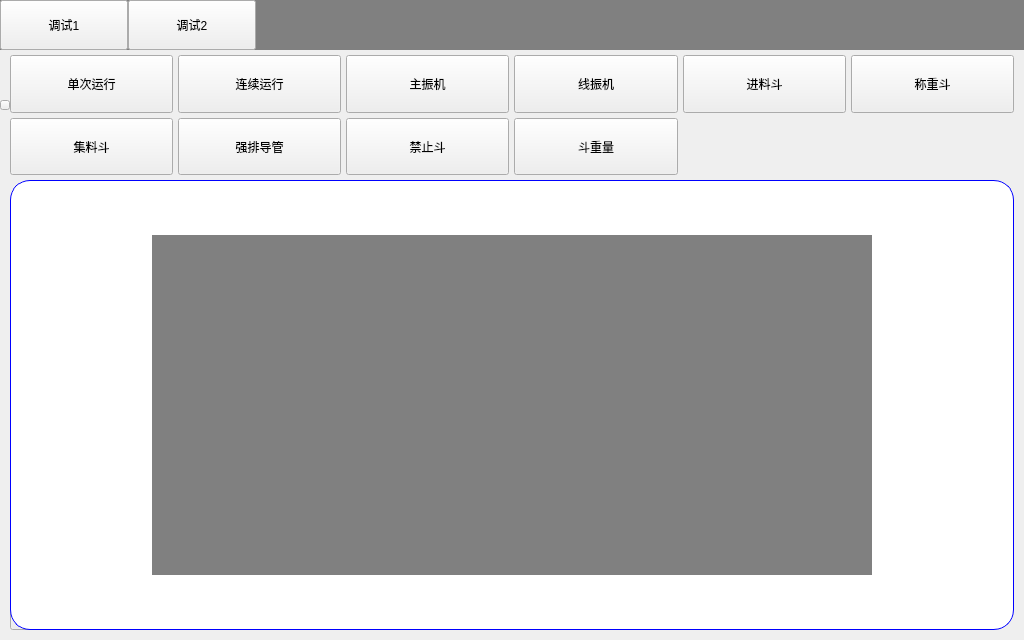
<?xml version="1.0" encoding="UTF-8"?>
<ui version="4.0">
 <class>FormMenuDebug</class>
 <widget class="QWidget" name="FormMenuDebug">
  <property name="geometry">
   <rect>
    <x>0</x>
    <y>0</y>
    <width>1024</width>
    <height>640</height>
   </rect>
  </property>
  <property name="windowTitle">
   <string>FormMenuDebug</string>
  </property>
  <widget class="QWidget" name="dou_widget" native="true">
   <property name="geometry">
    <rect>
     <x>10</x>
     <y>180</y>
     <width>1004</width>
     <height>450</height>
    </rect>
   </property>
   <property name="styleSheet">
    <string notr="true">.QWidget {
background: white;
border: 1px solid blue;
border-radius: 20px;
}</string>
   </property>
   <layout class="QGridLayout" name="gridLayout">
    <property name="leftMargin">
     <number>0</number>
    </property>
    <property name="topMargin">
     <number>0</number>
    </property>
    <property name="rightMargin">
     <number>0</number>
    </property>
    <property name="bottomMargin">
     <number>0</number>
    </property>
    <property name="spacing">
     <number>0</number>
    </property>
    <item row="0" column="0">
     <widget class="QLabel" name="dou_bg">
      <property name="minimumSize">
       <size>
        <width>720</width>
        <height>340</height>
       </size>
      </property>
      <property name="maximumSize">
       <size>
        <width>720</width>
        <height>340</height>
       </size>
      </property>
      <property name="styleSheet">
       <string notr="true">background: gray;</string>
      </property>
      <property name="text">
       <string/>
      </property>
     </widget>
    </item>
   </layout>
  </widget>
  <widget class="QStackedWidget" name="stackedWidget">
   <property name="geometry">
    <rect>
     <x>10</x>
     <y>55</y>
     <width>1004</width>
     <height>120</height>
    </rect>
   </property>
   <property name="currentIndex">
    <number>0</number>
   </property>
   <widget class="QWidget" name="stackedWidgetPage1">
    <layout class="QGridLayout" name="gridLayout_2">
     <property name="leftMargin">
      <number>0</number>
     </property>
     <property name="topMargin">
      <number>0</number>
     </property>
     <property name="rightMargin">
      <number>0</number>
     </property>
     <property name="bottomMargin">
      <number>0</number>
     </property>
     <property name="spacing">
      <number>5</number>
     </property>
     <item row="0" column="0">
      <widget class="QPushButton" name="pushButton">
       <property name="sizePolicy">
        <sizepolicy hsizetype="Expanding" vsizetype="Preferred">
         <horstretch>0</horstretch>
         <verstretch>0</verstretch>
        </sizepolicy>
       </property>
       <property name="text">
        <string>单次运行</string>
       </property>
       <property name="checkable">
        <bool>true</bool>
       </property>
      </widget>
     </item>
     <item row="0" column="5">
      <widget class="QPushButton" name="pushButton_6">
       <property name="sizePolicy">
        <sizepolicy hsizetype="Expanding" vsizetype="Preferred">
         <horstretch>0</horstretch>
         <verstretch>0</verstretch>
        </sizepolicy>
       </property>
       <property name="text">
        <string>称重斗</string>
       </property>
       <property name="checkable">
        <bool>true</bool>
       </property>
      </widget>
     </item>
     <item row="0" column="3">
      <widget class="QPushButton" name="pushButton_4">
       <property name="sizePolicy">
        <sizepolicy hsizetype="Expanding" vsizetype="Preferred">
         <horstretch>0</horstretch>
         <verstretch>0</verstretch>
        </sizepolicy>
       </property>
       <property name="text">
        <string>线振机</string>
       </property>
       <property name="checkable">
        <bool>true</bool>
       </property>
      </widget>
     </item>
     <item row="0" column="2">
      <widget class="QPushButton" name="pushButton_3">
       <property name="sizePolicy">
        <sizepolicy hsizetype="Expanding" vsizetype="Preferred">
         <horstretch>0</horstretch>
         <verstretch>0</verstretch>
        </sizepolicy>
       </property>
       <property name="text">
        <string>主振机</string>
       </property>
       <property name="checkable">
        <bool>true</bool>
       </property>
      </widget>
     </item>
     <item row="0" column="4">
      <widget class="QPushButton" name="pushButton_5">
       <property name="sizePolicy">
        <sizepolicy hsizetype="Expanding" vsizetype="Preferred">
         <horstretch>0</horstretch>
         <verstretch>0</verstretch>
        </sizepolicy>
       </property>
       <property name="text">
        <string>进料斗</string>
       </property>
       <property name="checkable">
        <bool>true</bool>
       </property>
      </widget>
     </item>
     <item row="0" column="1">
      <widget class="QPushButton" name="pushButton_2">
       <property name="sizePolicy">
        <sizepolicy hsizetype="Expanding" vsizetype="Preferred">
         <horstretch>0</horstretch>
         <verstretch>0</verstretch>
        </sizepolicy>
       </property>
       <property name="text">
        <string>连续运行</string>
       </property>
       <property name="checkable">
        <bool>true</bool>
       </property>
      </widget>
     </item>
     <item row="1" column="0">
      <widget class="QPushButton" name="pushButton_7">
       <property name="sizePolicy">
        <sizepolicy hsizetype="Expanding" vsizetype="Preferred">
         <horstretch>0</horstretch>
         <verstretch>0</verstretch>
        </sizepolicy>
       </property>
       <property name="text">
        <string>集料斗</string>
       </property>
       <property name="checkable">
        <bool>true</bool>
       </property>
      </widget>
     </item>
     <item row="1" column="3">
      <widget class="QPushButton" name="pushButton_9">
       <property name="sizePolicy">
        <sizepolicy hsizetype="Expanding" vsizetype="Preferred">
         <horstretch>0</horstretch>
         <verstretch>0</verstretch>
        </sizepolicy>
       </property>
       <property name="text">
        <string>斗重量</string>
       </property>
       <property name="checkable">
        <bool>true</bool>
       </property>
      </widget>
     </item>
     <item row="1" column="2">
      <widget class="QPushButton" name="pushButton_8">
       <property name="sizePolicy">
        <sizepolicy hsizetype="Expanding" vsizetype="Preferred">
         <horstretch>0</horstretch>
         <verstretch>0</verstretch>
        </sizepolicy>
       </property>
       <property name="text">
        <string>禁止斗</string>
       </property>
       <property name="checkable">
        <bool>true</bool>
       </property>
      </widget>
     </item>
     <item row="1" column="1">
      <widget class="QPushButton" name="pushButton_14">
       <property name="sizePolicy">
        <sizepolicy hsizetype="Expanding" vsizetype="Preferred">
         <horstretch>0</horstretch>
         <verstretch>0</verstretch>
        </sizepolicy>
       </property>
       <property name="text">
        <string>强排导管</string>
       </property>
       <property name="checkable">
        <bool>true</bool>
       </property>
      </widget>
     </item>
    </layout>
   </widget>
   <widget class="QWidget" name="stackedWidgetPage2">
    <layout class="QGridLayout" name="gridLayout_3">
     <property name="leftMargin">
      <number>0</number>
     </property>
     <property name="topMargin">
      <number>0</number>
     </property>
     <property name="rightMargin">
      <number>0</number>
     </property>
     <property name="bottomMargin">
      <number>0</number>
     </property>
     <property name="spacing">
      <number>5</number>
     </property>
     <item row="0" column="4">
      <widget class="QWidget" name="widget_full_r_1" native="true">
       <property name="sizePolicy">
        <sizepolicy hsizetype="Expanding" vsizetype="Preferred">
         <horstretch>0</horstretch>
         <verstretch>0</verstretch>
        </sizepolicy>
       </property>
      </widget>
     </item>
     <item row="0" column="1">
      <widget class="QPushButton" name="pushButton_11">
       <property name="sizePolicy">
        <sizepolicy hsizetype="Expanding" vsizetype="Preferred">
         <horstretch>0</horstretch>
         <verstretch>0</verstretch>
        </sizepolicy>
       </property>
       <property name="text">
        <string>开关斗测试</string>
       </property>
       <property name="checkable">
        <bool>true</bool>
       </property>
      </widget>
     </item>
     <item row="0" column="2">
      <widget class="QPushButton" name="pushButton_12">
       <property name="sizePolicy">
        <sizepolicy hsizetype="Expanding" vsizetype="Preferred">
         <horstretch>0</horstretch>
         <verstretch>0</verstretch>
        </sizepolicy>
       </property>
       <property name="text">
        <string>振动测试</string>
       </property>
       <property name="checkable">
        <bool>true</bool>
       </property>
      </widget>
     </item>
     <item row="0" column="5">
      <widget class="QWidget" name="widget_full_r_2" native="true">
       <property name="sizePolicy">
        <sizepolicy hsizetype="Expanding" vsizetype="Preferred">
         <horstretch>0</horstretch>
         <verstretch>0</verstretch>
        </sizepolicy>
       </property>
      </widget>
     </item>
     <item row="1" column="0">
      <widget class="QWidget" name="widget_full_c_1" native="true">
       <property name="sizePolicy">
        <sizepolicy hsizetype="Expanding" vsizetype="Preferred">
         <horstretch>0</horstretch>
         <verstretch>0</verstretch>
        </sizepolicy>
       </property>
      </widget>
     </item>
     <item row="0" column="0">
      <widget class="QPushButton" name="pushButton_10">
       <property name="sizePolicy">
        <sizepolicy hsizetype="Expanding" vsizetype="Preferred">
         <horstretch>0</horstretch>
         <verstretch>0</verstretch>
        </sizepolicy>
       </property>
       <property name="text">
        <string>采样测试</string>
       </property>
       <property name="checkable">
        <bool>true</bool>
       </property>
      </widget>
     </item>
     <item row="0" column="3">
      <widget class="QPushButton" name="pushButton_13">
       <property name="sizePolicy">
        <sizepolicy hsizetype="Expanding" vsizetype="Preferred">
         <horstretch>0</horstretch>
         <verstretch>0</verstretch>
        </sizepolicy>
       </property>
       <property name="text">
        <string>摄像头</string>
       </property>
       <property name="checkable">
        <bool>true</bool>
       </property>
      </widget>
     </item>
    </layout>
   </widget>
  </widget>
  <widget class="QPushButton" name="pushButton_hide">
   <property name="geometry">
    <rect>
     <x>0</x>
     <y>100</y>
     <width>10</width>
     <height>10</height>
    </rect>
   </property>
   <property name="text">
    <string/>
   </property>
   <property name="checkable">
    <bool>true</bool>
   </property>
  </widget>
  <widget class="QWidget" name="widget" native="true">
   <property name="geometry">
    <rect>
     <x>0</x>
     <y>0</y>
     <width>1024</width>
     <height>50</height>
    </rect>
   </property>
   <property name="styleSheet">
    <string notr="true">.QWidget {
background: gray;
}</string>
   </property>
   <layout class="QHBoxLayout" name="horizontalLayout">
    <property name="spacing">
     <number>0</number>
    </property>
    <property name="leftMargin">
     <number>0</number>
    </property>
    <property name="topMargin">
     <number>0</number>
    </property>
    <property name="rightMargin">
     <number>0</number>
    </property>
    <property name="bottomMargin">
     <number>0</number>
    </property>
    <item>
     <widget class="QPushButton" name="btn_t_1">
      <property name="minimumSize">
       <size>
        <width>128</width>
        <height>50</height>
       </size>
      </property>
      <property name="text">
       <string>调试1</string>
      </property>
      <property name="checkable">
       <bool>true</bool>
      </property>
     </widget>
    </item>
    <item>
     <widget class="QPushButton" name="btn_t_2">
      <property name="minimumSize">
       <size>
        <width>128</width>
        <height>50</height>
       </size>
      </property>
      <property name="text">
       <string>调试2</string>
      </property>
      <property name="checkable">
       <bool>true</bool>
      </property>
     </widget>
    </item>
    <item>
     <spacer name="horizontalSpacer">
      <property name="orientation">
       <enum>Qt::Horizontal</enum>
      </property>
      <property name="sizeHint" stdset="0">
       <size>
        <width>765</width>
        <height>20</height>
       </size>
      </property>
     </spacer>
    </item>
   </layout>
  </widget>
  <widget class="FormCamera" name="page_Camera" native="true">
   <property name="geometry">
    <rect>
     <x>10</x>
     <y>180</y>
     <width>1004</width>
     <height>450</height>
    </rect>
   </property>
   <widget class="QPushButton" name="cam_calib">
    <property name="geometry">
     <rect>
      <x>0</x>
      <y>400</y>
      <width>130</width>
      <height>50</height>
     </rect>
    </property>
    <property name="text">
     <string>校准</string>
    </property>
   </widget>
  </widget>
  <zorder>page_Camera</zorder>
  <zorder>dou_widget</zorder>
  <zorder>stackedWidget</zorder>
  <zorder>pushButton_hide</zorder>
  <zorder>widget</zorder>
 </widget>
 <customwidgets>
  <customwidget>
   <class>FormCamera</class>
   <extends>QWidget</extends>
   <header>FormCamera.h</header>
   <container>1</container>
  </customwidget>
 </customwidgets>
 <resources/>
 <connections/>
</ui>
